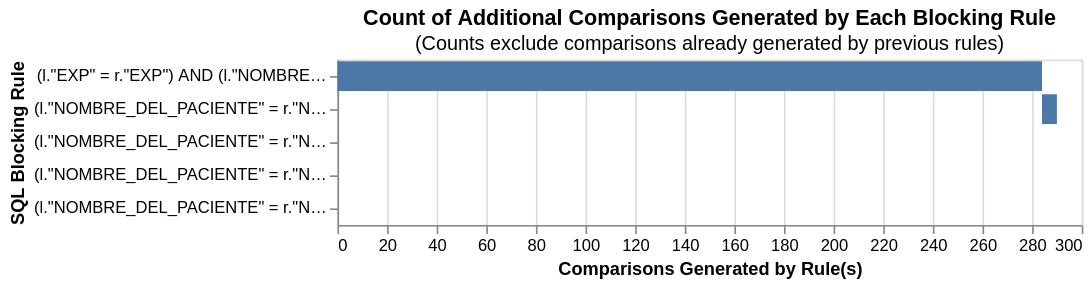

Notebook code cell kept with this figure:
### Code cell
# Con este nuevo bloque
blocking_rules_for_analysis = [
block_on("EXP", "NOMBRE_DEL_PACIENTE"),
block_on("NOMBRE_DEL_PACIENTE", "SEXO"),
block_on("NOMBRE_DEL_PACIENTE", "MUNICIPIO_RESIDENCIA"),
block_on("NOMBRE_DEL_PACIENTE", "FECHA_INGRESO_INER"),
block_on("NOMBRE_DEL_PACIENTE", "FECHA_DE_ALTA_MEJORIA")
]


cumulative_comparisons_to_be_scored_from_blocking_rules_chart(
    table_or_tables=df,
    blocking_rules=blocking_rules_for_analysis,
    db_api=db_api,
    link_type="dedupe_only",
)

### Figure 1 — Vega-Lite specification as saved in the notebook (floating-point values rounded to 4 significant figures)
{"config": {"view": {"continuousWidth": 300, "continuousHeight": 300}}, "data": {"name": "data-0938338c06a1a7ddfcaa069bf57a2eb7"}, "mark": "bar", "encoding": {"order": {"field": "cumulative_rows"}, "tooltip": [{"field": "blocking_rule", "title": "SQL Condition", "type": "nominal"}, {"field": "row_count", "format": ",", "title": "Comparisons Generated", "type": "quantitative"}, {"field": "cumulative_rows", "format": ",", "title": "Cumulative Comparisons", "type": "quantitative"}, {"field": "cartesian", "format": ",", "title": "Total comparisons in Cartesian product", "type": "quantitative"}], "x": {"field": "start", "title": "Comparisons Generated by Rule(s)", "type": "quantitative"}, "x2": {"field": "cumulative_rows"}, "y": {"field": "blocking_rule", "sort": ["-x2"], "title": "SQL Blocking Rule"}}, "height": {"step": 20}, "title": {"text": "Count of Additional Comparisons Generated by Each Blocking Rule", "subtitle": "(Counts exclude comparisons already generated by previous rules)"}, "width": 450, "$schema": "https://vega.github.io/schema/vega-lite/v5.9.3.json", "datasets": {"data-0938338c06a1a7ddfcaa069bf57a2eb7": [{"blocking_rule": "(l.\"EXP\" = r.\"EXP\") AND (l.\"NOMBRE_DEL_PACIENTE\" = r.\"NOMBRE_DEL_PACIENTE\")", "row_count": 284, "cumulative_rows": 284, "cartesian": 10725396, "match_key": "0", "start": 0}, {"blocking_rule": "(l.\"NOMBRE_DEL_PACIENTE\" = r.\"NOMBRE_DEL_PACIENTE\") AND (l.\"SEXO\" = r.\"SEXO\")", "row_count": 6, "cumulative_rows": 290, "cartesian": 10725396, "match_key": "1", "start": 284}, {"blocking_rule": "(l.\"NOMBRE_DEL_PACIENTE\" = r.\"NOMBRE_DEL_PACIENTE\") AND (l.\"MUNICIPIO_RESIDENCIA\" = r.\"MUNICIPIO_RESIDENCIA\")", "row_count": 0, "cumulative_rows": 290, "cartesian": 10725396, "match_key": "2", "start": 290}, {"blocking_rule": "(l.\"NOMBRE_DEL_PACIENTE\" = r.\"NOMBRE_DEL_PACIENTE\") AND (l.\"FECHA_INGRESO_INER\" = r.\"FECHA_INGRESO_INER\")", "row_count": 0, "cumulative_rows": 290, "cartesian": 10725396, "match_key": "3", "start": 290}, {"blocking_rule": "(l.\"NOMBRE_DEL_PACIENTE\" = r.\"NOMBRE_DEL_PACIENTE\") AND (l.\"FECHA_DE_ALTA_MEJORIA\" = r.\"FECHA_DE_ALTA_MEJORIA\")", "row_count": 0, "cumulative_rows": 290, "cartesian": 10725396, "match_key": "4", "start": 290}]}}
